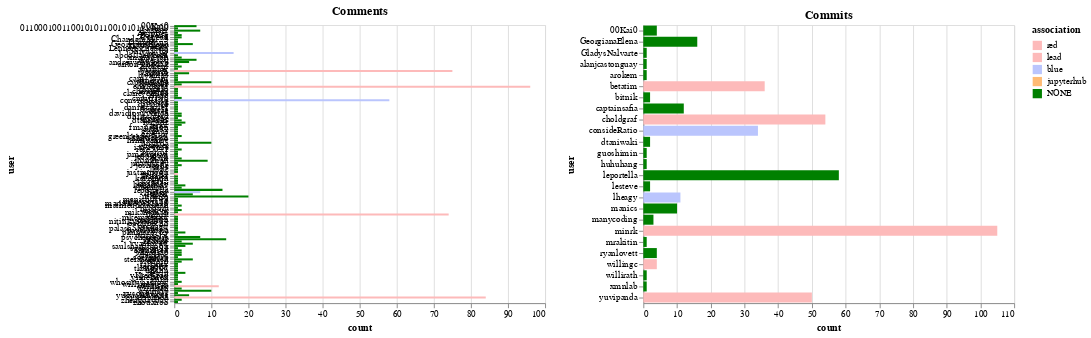

The notebook cell this image was saved under:
### Code cell
commits = alt.Chart(pltcommits, title="Commits").mark_bar().encode(
    x='count',
    y='user',
    color=alt.Color('association', scale=color_scale)
)

comments = alt.Chart(pltcomments, title="Comments").mark_bar().encode(
    x='count',
    y='user',
    color=alt.Color('association', scale=color_scale)
)

comments | commits

### Figure 1 — Vega-Lite specification as saved in the notebook (floating-point values rounded to 4 significant figures)
{"$schema": "https://vega.github.io/schema/vega-lite/v2.6.0.json", "config": {"view": {"height": 300, "width": 400}}, "datasets": {"data-3ef2479dfffa8d4a8257c9cc00ea3759": [{"association": "NONE", "count": 6, "kind": "comments", "user": "00Kai0"}, {"association": "NONE", "count": 1, "kind": "comments", "user": "01100010011001010110010101110000"}, {"association": "NONE", "count": 7, "kind": "comments", "user": "1kastner"}, {"association": "NONE", "count": 1, "kind": "comments", "user": "AvivBes"}, {"association": "NONE", "count": 2, "kind": "comments", "user": "BoPeng"}, {"association": "NONE", "count": 2, "kind": "comments", "user": "Carreau"}, {"association": "NONE", "count": 1, "kind": "comments", "user": "ChandaniM123"}, {"association": "NONE", "count": 1, "kind": "comments", "user": "DSqiansun"}, {"association": "NONE", "count": 5, "kind": "comments", "user": "GeorgianaElena"}, {"association": "NONE", "count": 1, "kind": "comments", "user": "KVSSetty"}, {"association": "NONE", "count": 1, "kind": "comments", "user": "LennertSchepers"}, {"association": "NONE", "count": 1, "kind": "comments", "user": "Shiva1789"}, {"association": "blue", "count": 16, "kind": "comments", "user": "Zsailer"}, {"association": "NONE", "count": 1, "kind": "comments", "user": "abdollahiazam"}, {"association": "NONE", "count": 2, "kind": "comments", "user": "amanda-tan"}, {"association": "NONE", "count": 6, "kind": "comments", "user": "anderl80"}, {"association": "NONE", "count": 4, "kind": "comments", "user": "andrewjohnlowe"}, {"association": "NONE", "count": 1, "kind": "comments", "user": "anton-khodak"}, {"association": "NONE", "count": 2, "kind": "comments", "user": "arokem"}, {"association": "NONE", "count": 1, "kind": "comments", "user": "awalther"}, {"association": "red", "count": 75, "kind": "comments", "user": "betatim"}, {"association": "NONE", "count": 4, "kind": "comments", "user": "bitnik"}, {"association": "NONE", "count": 1, "kind": "comments", "user": "bjyxmas"}, {"association": "NONE", "count": 1, "kind": "comments", "user": "cam72cam"}, {"association": "NONE", "count": 1, "kind": "comments", "user": "canhtran"}, {"association": "NONE", "count": 10, "kind": "comments", "user": "captainsafia"}, {"association": "NONE", "count": 2, "kind": "comments", "user": "cboettig"}, {"association": "red", "count": 96, "kind": "comments", "user": "choldgraf"}, {"association": "NONE", "count": 1, "kind": "comments", "user": "chrisfilo"}, {"association": "NONE", "count": 1, "kind": "comments", "user": "chrlunden"}, {"association": "NONE", "count": 1, "kind": "comments", "user": "clancychilds"}, {"association": "NONE", "count": 1, "kind": "comments", "user": "clkao"}, {"association": "NONE", "count": 2, "kind": "comments", "user": "cmw2196"}, {"association": "blue", "count": 58, "kind": "comments", "user": "consideRatio"}, {"association": "NONE", "count": 1, "kind": "comments", "user": "d-diaz"}, {"association": "NONE", "count": 1, "kind": "comments", "user": "dalssaso"}, {"association": "NONE", "count": 1, "kind": "comments", "user": "danielchalef"}, {"association": "NONE", "count": 1, "kind": "comments", "user": "danijel3"}, {"association": "NONE", "count": 1, "kind": "comments", "user": "das-g"}, {"association": "NONE", "count": 2, "kind": "comments", "user": "davidlowryduda"}, {"association": "NONE", "count": 2, "kind": "comments", "user": "dhirschfeld"}, {"association": "NONE", "count": 1, "kind": "comments", "user": "djgagne"}, {"association": "NONE", "count": 2, "kind": "comments", "user": "dtaniwaki"}, {"association": "NONE", "count": 3, "kind": "comments", "user": "farzadz"}, {"association": "NONE", "count": 2, "kind": "comments", "user": "feriat"}, {"association": "NONE", "count": 1, "kind": "comments", "user": "fmaussion"}, {"association": "NONE", "count": 1, "kind": "comments", "user": "frafi82"}, {"association": "NONE", "count": 1, "kind": "comments", "user": "giumas"}, {"association": "NONE", "count": 1, "kind": "comments", "user": "gnestor"}, {"association": "NONE", "count": 2, "kind": "comments", "user": "greenkeeper[bot]"}, {"association": "NONE", "count": 1, "kind": "comments", "user": "hhuuggoo"}, {"association": "NONE", "count": 1, "kind": "comments", "user": "himswamy"}, {"association": "NONE", "count": 10, "kind": "comments", "user": "hnykda"}, {"association": "NONE", "count": 1, "kind": "comments", "user": "hoeller"}, {"association": "NONE", "count": 1, "kind": "comments", "user": "ian-r-rose"}, {"association": "NONE", "count": 2, "kind": "comments", "user": "ibre5041"}, {"association": "NONE", "count": 1, "kind": "comments", "user": "isuruf"}, {"association": "NONE", "count": 1, "kind": "comments", "user": "jamesmyatt"}, {"association": "NONE", "count": 1, "kind": "comments", "user": "jedbrown"}, {"association": "NONE", "count": 2, "kind": "comments", "user": "jflam"}, {"association": "NONE", "count": 9, "kind": "comments", "user": "jhamman"}, {"association": "NONE", "count": 1, "kind": "comments", "user": "jmatuskey"}, {"association": "NONE", "count": 2, "kind": "comments", "user": "joshbode"}, {"association": "NONE", "count": 1, "kind": "comments", "user": "jpays"}, {"association": "NONE", "count": 1, "kind": "comments", "user": "jspc"}, {"association": "NONE", "count": 1, "kind": "comments", "user": "justinmoon"}, {"association": "red", "count": 1, "kind": "comments", "user": "jzf2101"}, {"association": "NONE", "count": 1, "kind": "comments", "user": "kannes"}, {"association": "NONE", "count": 1, "kind": "comments", "user": "kavemun"}, {"association": "NONE", "count": 1, "kind": "comments", "user": "koen92"}, {"association": "NONE", "count": 1, "kind": "comments", "user": "krishdey"}, {"association": "NONE", "count": 3, "kind": "comments", "user": "laurensdv"}, {"association": "NONE", "count": 2, "kind": "comments", "user": "lbiemans"}, {"association": "NONE", "count": 13, "kind": "comments", "user": "leportella"}, {"association": "blue", "count": 7, "kind": "comments", "user": "lheagy"}, {"association": "NONE", "count": 5, "kind": "comments", "user": "ltetrel"}, {"association": "NONE", "count": 20, "kind": "comments", "user": "manics"}, {"association": "NONE", "count": 1, "kind": "comments", "user": "manish0749"}, {"association": "NONE", "count": 1, "kind": "comments", "user": "manycoding"}, {"association": "NONE", "count": 1, "kind": "comments", "user": "marinalopez2110"}, {"association": "NONE", "count": 2, "kind": "comments", "user": "mathieuboudreau"}, {"association": "NONE", "count": 1, "kind": "comments", "user": "mbobra"}, {"association": "NONE", "count": 2, "kind": "comments", "user": "mdivk"}, {"association": "NONE", "count": 1, "kind": "comments", "user": "mikanyman"}, {"association": "lead", "count": 74, "kind": "comments", "user": "minrk"}, {"association": "NONE", "count": 1, "kind": "comments", "user": "mkempenaar"}, {"association": "NONE", "count": 1, "kind": "comments", "user": "mrakitin"}, {"association": "NONE", "count": 1, "kind": "comments", "user": "nitinkansal1984"}, {"association": "NONE", "count": 1, "kind": "comments", "user": "oscar6echo"}, {"association": "NONE", "count": 1, "kind": "comments", "user": "oschuett"}, {"association": "NONE", "count": 1, "kind": "comments", "user": "palashSharma17"}, {"association": "NONE", "count": 1, "kind": "comments", "user": "payalbhatia"}, {"association": "NONE", "count": 3, "kind": "comments", "user": "pkumar8789"}, {"association": "NONE", "count": 1, "kind": "comments", "user": "pratik-lal"}, {"association": "NONE", "count": 7, "kind": "comments", "user": "psychemedia"}, {"association": "NONE", "count": 14, "kind": "comments", "user": "rgbkrk"}, {"association": "NONE", "count": 2, "kind": "comments", "user": "rkdarst"}, {"association": "NONE", "count": 5, "kind": "comments", "user": "ryanlovett"}, {"association": "NONE", "count": 3, "kind": "comments", "user": "saulshanabrook"}, {"association": "NONE", "count": 1, "kind": "comments", "user": "sgibson91"}, {"association": "NONE", "count": 2, "kind": "comments", "user": "signinred"}, {"association": "NONE", "count": 2, "kind": "comments", "user": "skhadrao"}, {"association": "NONE", "count": 2, "kind": "comments", "user": "slejdops"}, {"association": "NONE", "count": 1, "kind": "comments", "user": "soerendip"}, {"association": "NONE", "count": 5, "kind": "comments", "user": "stefansedich"}, {"association": "NONE", "count": 2, "kind": "comments", "user": "stelford"}, {"association": "NONE", "count": 1, "kind": "comments", "user": "tallamjr"}, {"association": "NONE", "count": 1, "kind": "comments", "user": "terhorst"}, {"association": "NONE", "count": 1, "kind": "comments", "user": "tkang007"}, {"association": "NONE", "count": 1, "kind": "comments", "user": "tmshn"}, {"association": "NONE", "count": 3, "kind": "comments", "user": "tregin"}, {"association": "NONE", "count": 1, "kind": "comments", "user": "vKredGod"}, {"association": "NONE", "count": 1, "kind": "comments", "user": "vilhelmen"}, {"association": "NONE", "count": 1, "kind": "comments", "user": "vnijs"}, {"association": "NONE", "count": 2, "kind": "comments", "user": "whositwhatnow"}, {"association": "NONE", "count": 1, "kind": "comments", "user": "williamstein"}, {"association": "red", "count": 12, "kind": "comments", "user": "willingc"}, {"association": "NONE", "count": 2, "kind": "comments", "user": "willirath"}, {"association": "NONE", "count": 10, "kind": "comments", "user": "xmnlab"}, {"association": "NONE", "count": 1, "kind": "comments", "user": "xysong1201"}, {"association": "NONE", "count": 4, "kind": "comments", "user": "yugushihuang"}, {"association": "red", "count": 84, "kind": "comments", "user": "yuvipanda"}, {"association": "NONE", "count": 2, "kind": "comments", "user": "zhengdayday"}, {"association": "NONE", "count": 1, "kind": "comments", "user": "zhouanbo"}], "data-fe1470c39aafc6d4fce332b7ff0a81f4": [{"association": "NONE", "count": 4, "kind": "commits", "user": "00Kai0"}, {"association": "NONE", "count": 16, "kind": "commits", "user": "GeorgianaElena"}, {"association": "NONE", "count": 1, "kind": "commits", "user": "GladysNalvarte"}, {"association": "NONE", "count": 1, "kind": "commits", "user": "alanjcastonguay"}, {"association": "NONE", "count": 1, "kind": "commits", "user": "arokem"}, {"association": "red", "count": 36, "kind": "commits", "user": "betatim"}, {"association": "NONE", "count": 2, "kind": "commits", "user": "bitnik"}, {"association": "NONE", "count": 12, "kind": "commits", "user": "captainsafia"}, {"association": "red", "count": 54, "kind": "commits", "user": "choldgraf"}, {"association": "blue", "count": 34, "kind": "commits", "user": "consideRatio"}, {"association": "NONE", "count": 2, "kind": "commits", "user": "dtaniwaki"}, {"association": "NONE", "count": 1, "kind": "commits", "user": "guoshimin"}, {"association": "NONE", "count": 1, "kind": "commits", "user": "huhuhang"}, {"association": "NONE", "count": 58, "kind": "commits", "user": "leportella"}, {"association": "NONE", "count": 2, "kind": "commits", "user": "lesteve"}, {"association": "blue", "count": 11, "kind": "commits", "user": "lheagy"}, {"association": "NONE", "count": 10, "kind": "commits", "user": "manics"}, {"association": "NONE", "count": 3, "kind": "commits", "user": "manycoding"}, {"association": "lead", "count": 105, "kind": "commits", "user": "minrk"}, {"association": "NONE", "count": 1, "kind": "commits", "user": "mrakitin"}, {"association": "NONE", "count": 4, "kind": "commits", "user": "ryanlovett"}, {"association": "red", "count": 4, "kind": "commits", "user": "willingc"}, {"association": "NONE", "count": 1, "kind": "commits", "user": "willirath"}, {"association": "NONE", "count": 1, "kind": "commits", "user": "xmnlab"}, {"association": "red", "count": 50, "kind": "commits", "user": "yuvipanda"}]}, "hconcat": [{"data": {"name": "data-3ef2479dfffa8d4a8257c9cc00ea3759"}, "encoding": {"color": {"field": "association", "scale": {"domain": ["red", "lead", "blue", "jupyterhub", "NONE"], "range": ["#fdbaba", "#fdbaba", "#bac5fd", "#ffbb74", "green"]}, "type": "nominal"}, "x": {"field": "count", "type": "quantitative"}, "y": {"field": "user", "type": "nominal"}}, "mark": "bar", "title": "Comments"}, {"data": {"name": "data-fe1470c39aafc6d4fce332b7ff0a81f4"}, "encoding": {"color": {"field": "association", "scale": {"domain": ["red", "lead", "blue", "jupyterhub", "NONE"], "range": ["#fdbaba", "#fdbaba", "#bac5fd", "#ffbb74", "green"]}, "type": "nominal"}, "x": {"field": "count", "type": "quantitative"}, "y": {"field": "user", "type": "nominal"}}, "mark": "bar", "title": "Commits"}]}
